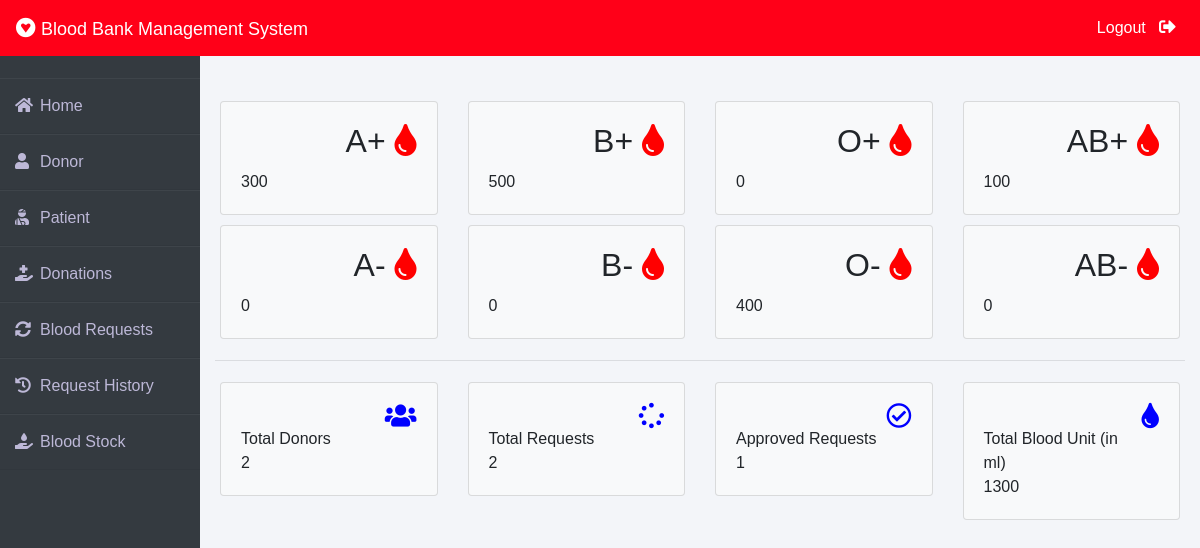
/admin-dashboard (signed in), run on an earlier commit of the app's database.
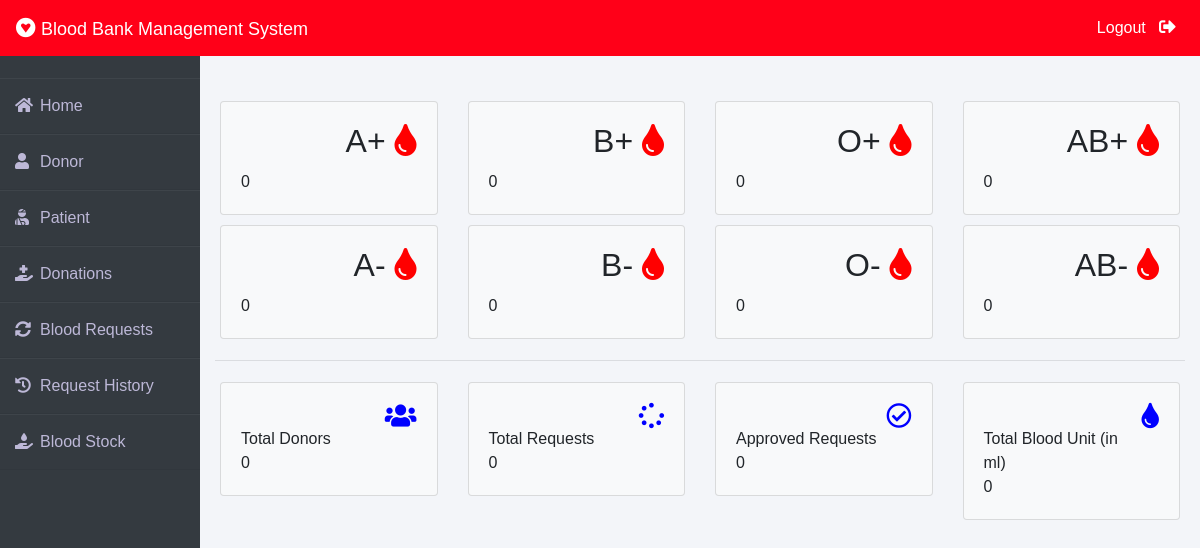
And on a later commit of the database.
### blood/models.py (models this page shows, shortened)
class Stock(models.Model):
    bloodgroup=models.CharField(max_length=10)
    unit=models.PositiveIntegerField(default=0)

### blood/views.py (the view)
# urls.py: path('admin-dashboard', views.admin_dashboard_view,name='admin-dashboard'),
@login_required(login_url='adminlogin')
def admin_dashboard_view(request):
    totalunit=models.Stock.objects.aggregate(Sum('unit'))
    dict={
        'A1':models.Stock.objects.get(bloodgroup="A+"),
        'A2':models.Stock.objects.get(bloodgroup="A-"),
        'B1':models.Stock.objects.get(bloodgroup="B+"),
        'B2':models.Stock.objects.get(bloodgroup="B-"),
        'AB1':models.Stock.objects.get(bloodgroup="AB+"),
        'AB2':models.Stock.objects.get(bloodgroup="AB-"),
        'O1':models.Stock.objects.get(bloodgroup="O+"),
        'O2':models.Stock.objects.get(bloodgroup="O-"),
        'totaldonors':dmodels.Donor.objects.all().count(),
        'totalbloodunit':totalunit['unit__sum'],
        'totalrequest':models.BloodRequest.objects.all().count(),
        'totalapprovedrequest':models.BloodRequest.objects.all().filter(status='Approved').count()
    }
    return render(request,'blood/admin_dashboard.html',context=dict)

### templates/blood/admin_dashboard.html (shortened to what the changed rows need)
{% extends 'blood/adminbase.html' %}
{% block content %}
<br><br>
<div class="container">
    <div class="row">
        <div class="col-sm-3">
          <div class="card bg-light">
            <div class="card-body">
                <div class="blood">
                    <h2>A+ <i class="fas fa-tint"></i></h2>
                </div><br><br>
                <div>
                    {{A1.unit}}
                </div>
            </div>
          </div>
        </div>
        <div class="col-sm-3">
            <div class="card bg-light">
                <div class="card-body">
                    <div class="blood">
                        <h2>B+ <i class="fas fa-tint"></i></h2>
                    </div><br><br>
                    <div>
                      {{B1.unit}}
                    </div>
                </div>
              </div>
        </div>
        <div class="col-sm-3">
            <div class="card bg-light">
                <div class="card-body">
                    <div class="blood">
                        <h2>O+ <i class="fas fa-tint"></i></h2>
                    </div><br><br>
                </div>
              </div>
          </div>
          <div class="col-sm-3">
            <div class="card bg-light">
                <div class="card-body">
                    <div class="blood">
                        <h2>AB+ <i class="fas fa-tint"></i></h2>
                    </div><br><br>
                    <div>
                      {{AB1.unit}}
                    </div>
                </div>
              </div>
          </div>
      </div>
      <div class="row">
        <div class="col-sm-3">
          <div class="card bg-light">
            <div class="card-body">
                <div class="blood">
                    <h2>A- <i class="fas fa-tint"></i></h2>
                </div><br><br>
            </div>
          </div>
        </div>
        <div class="col-sm-3">
            <div class="card bg-light">
                <div class="card-body">
                    <div class="blood">
                        <h2>B- <i class="fas fa-tint"></i></h2>
                    </div><br><br>
                </div>
              </div>
        </div>
        <div class="col-sm-3">
            <div class="card bg-light">
                <div class="card-body">
                    <div class="blood">
                        <h2>O- <i class="fas fa-tint"></i></h2>
                    </div><br><br>
                    <div>
                      {{O2.unit}}
                    </div>
                </div>
              </div>
          </div>
          <div class="col-sm-3">
            <div class="card bg-light">
                <div class="card-body">
                    <div class="blood">
                        <h2>AB- <i class="fas fa-tint"></i></h2>
                    </div><br><br>
                </div>
              </div>
          </div>
      </div>
    <div class="row">
      <div class="col-sm-3">
        <div class="card bg-light">
          <div class="card-body">
              <div class="blood">
                  <i class="fas fa-users"></i>
              </div><br>
              <div>
                  Total Donors <br>
                  {{totaldonors}}
              </div>
          </div>
        </div>
      </div>
      <div class="col-sm-3">
          <div class="card bg-light">
              <div class="card-body">
                  <div class="blood">
                      <i class="fas fa-spinner"></i>
                  </div><br>
                  <div>
                      Total Requests <br>
                     {{totalrequest}}
                  </div>
              </div>
            </div>
      </div>
      <div class="col-sm-3">
          <div class="card bg-light">
              <div class="card-body">
                  <div class="blood">
                      <i class="far fa-check-circle"></i>
                  </div><br>
                  <div>
                      Approved Requests <br>
                      {{totalapprovedrequest}}
                  </div>
              </div>
            </div>
        </div>
        <div class="col-sm-3">
          <div class="card bg-light">
              <div class="card-body">
                  <div class="blood">
                      <i class="fas fa-tint xyz"></i>
                  </div><br>
                  <div>
                      Total Blood Unit (in ml) <br>
                      {{totalbloodunit}}
                  </div>
              </div>
            </div>
        </div>
    </div>
</div>
{% endblock content %}

What changed in the data, as far as the page shows it:
changed Stock (number 1 of 8 on the later page): unit "300" → "0"
changed Stock (number 2 of 8 on the later page): unit "500" → "0"
changed Stock (number 4 of 8 on the later page): unit "100" → "0"
changed Stock (number 7 of 8 on the later page): unit "400" → "0"
Also different on the page:
{{ totaldonors }}: "2" → "0"
{{ totalrequest }}: "2" → "0"
{{ totalapprovedrequest }}: "1" → "0"
{{ totalbloodunit }}: "1300" → "0"
